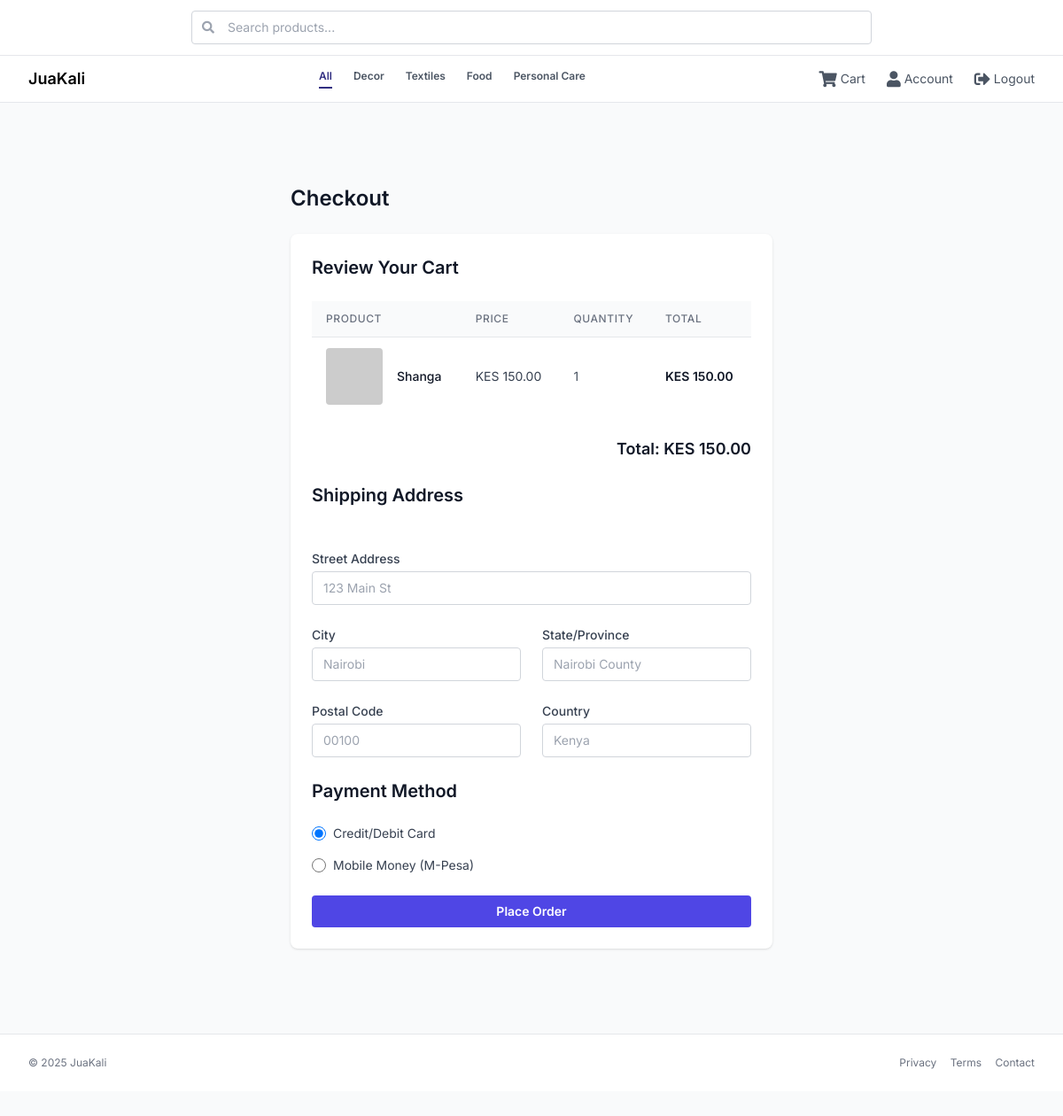
Page /checkout.php (signed in) on the committed database.
### tables this page shows
CREATE TABLE `cart` (
  `id` int(11) NOT NULL,
  `user_id` int(11) NOT NULL,
  `product_id` int(11) NOT NULL,
  `quantity` int(11) NOT NULL DEFAULT 1,
  `created_at` timestamp NOT NULL DEFAULT current_timestamp()
);

CREATE TABLE `products` (
  `id` int(11) NOT NULL,
  `name` varchar(100) NOT NULL,
  `description` text DEFAULT NULL,
  `price` decimal(10,2) NOT NULL,
  `image_url` varchar(255) DEFAULT NULL,
  `artisan_id` int(11) DEFAULT NULL,
  `status` enum('Pending','Approved') DEFAULT 'Pending',
  `created_at` timestamp NOT NULL DEFAULT current_timestamp(),
  `is_featured` tinyint(1) DEFAULT 0,
  `category` varchar(50) DEFAULT NULL,
  `quantity` int(11) DEFAULT 10
);

### checkout.php (the view, shortened to what this page needs)
<?php
require_once 'functions.php';
$user_id = $_SESSION['user_id'];
$stmt = $pdo->prepare("SELECT c.id AS cart_id, c.quantity, p.id AS product_id, p.name, p.price, p.quantity AS stock
                        FROM cart c
                        JOIN products p ON c.product_id = p.id
                        WHERE c.user_id = ?");
$stmt->execute([$user_id]);
$cart_items = $stmt->fetchAll(PDO::FETCH_ASSOC);
$total = 0;
foreach ($cart_items as $item) {
    $total += $item['price'] * $item['quantity'];
}
$stmt = $pdo->prepare("SELECT * FROM addresses WHERE user_id = ? LIMIT 1");
$stmt->execute([$user_id]);
$address = $stmt->fetch(PDO::FETCH_ASSOC);
?>
<!DOCTYPE html>
<html lang="en">
<head>
    <script src="https://cdn.tailwindcss.com"></script>
    <link href="https://cdnjs.cloudflare.com/ajax/libs/font-awesome/5.15.3/css/all.min.css" rel="stylesheet">
</head>
<body class="bg-gray-50 min-h-screen flex flex-col">
    <header class="fixed top-0 left-0 right-0 bg-white border-b border-gray-200 z-50">
        <div class="max-w-7xl mx-auto flex items-center justify-center py-3 px-4 sm:px-6 lg:px-8 border-b border-gray-200">
            <form aria-label="Search products" class="w-full max-w-3xl" role="search" action="products.php" method="GET">
                <div class="relative text-gray-600 focus-within:text-gray-900">
                    <input aria-describedby="search-desc" class="block w-full rounded border border-gray-300 py-2 pl-10 pr-4 text-sm placeholder-gray-400 focus:border-indigo-600 focus:outline-none focus:ring-1 focus:ring-indigo-600" id="search-input" name="search" placeholder="Search products..." type="search">
                    <div class="absolute inset-y-0 left-0 flex items-center pl-3 pointer-events-none">
                    </div>
                </div>
            </form>
        </div>
        <div class="max-w-7xl mx-auto flex items-center justify-between py-3 px-4 sm:px-6 lg:px-8">
            <div class="text-lg font-semibold truncate flex-shrink-0">
                JuaKali
            </div>
            <nav class="hidden sm:flex flex-wrap gap-6 text-xs font-semibold text-gray-600 justify-center flex-1 px-6">
                <a class="text-indigo-900 border-b-2 border-indigo-900 pb-1" href="index.php">All</a>
                <a class="hover:text-indigo-900" href="index.php?category=Decor">Decor</a>
                <a class="hover:text-indigo-900" href="index.php?category=Textiles">Textiles</a>
                <a class="hover:text-indigo-900" href="index.php?category=Food">Food</a>
                <a class="hover:text-indigo-900" href="index.php?category=Personal Care">Personal Care</a>
            </nav>
            <div class="hidden sm:flex items-center space-x-6 flex-shrink-0 text-gray-600 text-sm">
                <a href="cart.php" aria-label="Cart" class="flex items-center space-x-1 hover:text-indigo-900 focus:outline-none">
                    <i class="fas fa-shopping-cart text-lg"></i>
                    <span>Cart</span>
                </a>
                <a href="profile.php" aria-label="Account" class="flex items-center space-x-1 hover:text-indigo-900 focus:outline-none">
                    <i class="fas fa-user text-lg"></i>
                    <span>Account</span>
                </a>
                <a href="logout.php" aria-label="Logout" class="flex items-center space-x-1 hover:text-indigo-900 focus:outline-none">
                    <i class="fas fa-sign-out-alt text-lg"></i>
                    <span>Logout</span>
                </a>
            </div>
        </div>
    </header>
    <main class="flex-grow max-w-3xl mx-auto px-4 sm:px-6 lg:px-8 pt-6 pb-6 sm:pt-24 sm:pb-24">
        <h1 class="text-2xl font-semibold text-gray-900 mb-6">Checkout</h1>
        <?php if (empty($cart_items)): ?>
            <p class="text-gray-600 text-sm">Your cart is empty. <a href="index.php" class="text-indigo-600 hover:text-indigo-900">Continue shopping</a>.</p>
        <?php else: ?>
            <section class="bg-white rounded-lg shadow p-6 space-y-6">
                <h2 class="text-xl font-semibold text-gray-900 mb-4">Review Your Cart</h2>
                <div class="overflow-x-auto">
                    <table class="min-w-full divide-y divide-gray-200">
                        <thead class="bg-gray-50">
                            <tr>
                                <th scope="col" class="px-4 py-3 text-left text-xs font-medium text-gray-500 uppercase tracking-wider">Product</th>
                                <th scope="col" class="hidden sm:table-cell px-4 py-3 text-left text-xs font-medium text-gray-500 uppercase tracking-wider">Price</th>
                                <th scope="col" class="px-4 py-3 text-left text-xs font-medium text-gray-500 uppercase tracking-wider">Quantity</th>
                                <th scope="col" class="hidden sm:table-cell px-4 py-3 text-left text-xs font-medium text-gray-500 uppercase tracking-wider">Total</th>
                            </tr>
                        </thead>
                        <tbody class="bg-white divide-y divide-gray-200">
                            <?php foreach ($cart_items as $item): ?>
                                <tr>
                                    <td class="px-4 py-3 whitespace-nowrap flex items-center space-x-4">
                                        <img alt="<?php echo htmlspecialchars($item['name']); ?>" class="h-16 w-16 object-contain rounded" src="https://placehold.co/64x64/E0E7FF/4338CA?text=<?php echo urlencode($item['name']); ?>">
                                        <div class="text-sm font-medium text-gray-900"><?php echo htmlspecialchars($item['name']); ?></div>
                                    </td>
                                    <td class="hidden sm:table-cell px-4 py-3 whitespace-nowrap text-sm text-gray-700">
                                        KES <?php echo number_format($item['price'], 2); ?>
                                    </td>
                                    <td class="px-4 py-3 whitespace-nowrap text-sm text-gray-600"><?php echo $item['quantity']; ?></td>
                                    <td class="hidden sm:table-cell px-4 py-3 whitespace-nowrap text-sm font-semibold text-gray-900">
                                        KES <?php echo number_format($item['price'] * $item['quantity'], 2); ?>
                                    </td>
                                </tr>
                            <?php endforeach; ?>
                        </tbody>
                    </table>
                </div>
                <div class="text-lg font-semibold text-gray-900 text-right">
                    Total: KES <?php echo number_format($total, 2); ?>
                </div>
                <h2 class="text-xl font-semibold text-gray-900 mb-4 mt-6">Shipping Address</h2>
                <form method="POST" class="space-y-6">
                    <div class="grid grid-cols-1 sm:grid-cols-2 gap-6" id="address-form-fields">
                        <div class="sm:col-span-2">
                            <label for="street" class="block text-sm font-medium text-gray-700 mb-1">Street Address</label>
                            <input class="block w-full rounded border border-gray-300 px-3 py-2 placeholder-gray-400 focus:border-indigo-600 focus:outline-none focus:ring-1 focus:ring-indigo-600 text-sm" id="street" name="street" placeholder="123 Main St" required type="text" value="<?php echo $address ? htmlspecialchars($address['street']) : ''; ?>" <?php echo $address ? 'disabled' : ''; ?>>
                        </div>
                        <div>
                            <label for="city" class="block text-sm font-medium text-gray-700 mb-1">City</label>
                            <input class="block w-full rounded border border-gray-300 px-3 py-2 placeholder-gray-400 focus:border-indigo-600 focus:outline-none focus:ring-1 focus:ring-indigo-600 text-sm" id="city" name="city" placeholder="Nairobi" required type="text" value="<?php echo $address ? htmlspecialchars($address['city']) : ''; ?>" <?php echo $address ? 'disabled' : ''; ?>>
                        </div>
                        <div>
                            <label for="state" class="block text-sm font-medium text-gray-700 mb-1">State/Province</label>
                            <input class="block w-full rounded border border-gray-300 px-3 py-2 placeholder-gray-400 focus:border-indigo-600 focus:outline-none focus:ring-1 focus:ring-indigo-600 text-sm" id="state" name="state" placeholder="Nairobi County" type="text" value="<?php echo $address ? htmlspecialchars($address['state']) : ''; ?>" <?php echo $address ? 'disabled' : ''; ?>>
                        </div>
                        <div>
                            <label for="postal-code" class="block text-sm font-medium text-gray-700 mb-1">Postal Code</label>
                            <input class="block w-full rounded border border-gray-300 px-3 py-2 placeholder-gray-400 focus:border-indigo-600 focus:outline-none focus:ring-1 focus:ring-indigo-600 text-sm" id="postal-code" name="postal-code" placeholder="00100" type="text" value="<?php echo $address ? htmlspecialchars($address['postal_code']) : ''; ?>" <?php echo $address ? 'disabled' : ''; ?>>
                        </div>
                        <div>
                            <label for="country" class="block text-sm font-medium text-gray-700 mb-1">Country</label>
                            <input class="block w-full rounded border border-gray-300 px-3 py-2 placeholder-gray-400 focus:border-indigo-600 focus:outline-none focus:ring-1 focus:ring-indigo-600 text-sm" id="country" name="country" placeholder="Kenya" required type="text" value="<?php echo $address ? htmlspecialchars($address['country']) : ''; ?>" <?php echo $address ? 'disabled' : ''; ?>>
                        </div>
                    </div>
                    <h2 class="text-xl font-semibold text-gray-900 mb-4 mt-6">Payment Method</h2>
                    <div class="space-y-4">
                        <label class="flex items-center space-x-2">
                            <input type="radio" name="payment_method" value="credit_card" id="payment_credit_card" checked class="focus:ring-indigo-600 h-4 w-4 text-indigo-600 border-gray-300">
                            <span class="text-sm text-gray-700">Credit/Debit Card</span>
                        </label>
                        <label class="flex items-center space-x-2">
                            <input type="radio" name="payment_method" value="mobile_money" id="payment_mobile_money" class="focus:ring-indigo-600 h-4 w-4 text-indigo-600 border-gray-300">
                            <span class="text-sm text-gray-700">Mobile Money (M-Pesa)</span>
                        </label>
                    </div>
                    <button type="submit" name="place_order" class="w-full bg-indigo-600 text-white py-2 rounded text-sm font-semibold hover:bg-indigo-700 focus:outline-none focus:ring-2 focus:ring-indigo-600 focus:ring-offset-1 mt-6">
                        Place Order
                    </button>
                </form>
            </section>
        <?php endif; ?>
    </main>
    <footer class="bg-white border-t border-gray-200 text-xs text-gray-500 py-6 mt-auto">
        <div class="max-w-7xl mx-auto px-4 sm:px-6 lg:px-8 flex flex-col sm:flex-row justify-between items-center space-y-2 sm:space-y-0">
            <div class="truncate">
                © <?php echo date("Y"); ?> JuaKali
            </div>
            <div class="space-x-3">
                <a class="hover:text-indigo-900" href="privacy.php">Privacy</a>
                <a class="hover:text-indigo-900" href="terms.php">Terms</a>
                <a class="hover:text-indigo-900" href="contact.php">Contact</a>
            </div>
        </div>
    </footer>
</body>
</html>

### checkout.php (style rules this page uses)
body { font-family: 'Inter', sans-serif; background-color: #f9fafb; padding-top: 112px; padding-bottom: 56px; }

### rows in the picture
cart: product.name "Shanga", product.price "150.00", quantity "1", $item['price']*$item['quantity'] "150.00"

### other values in the picture
$total "150.00"
